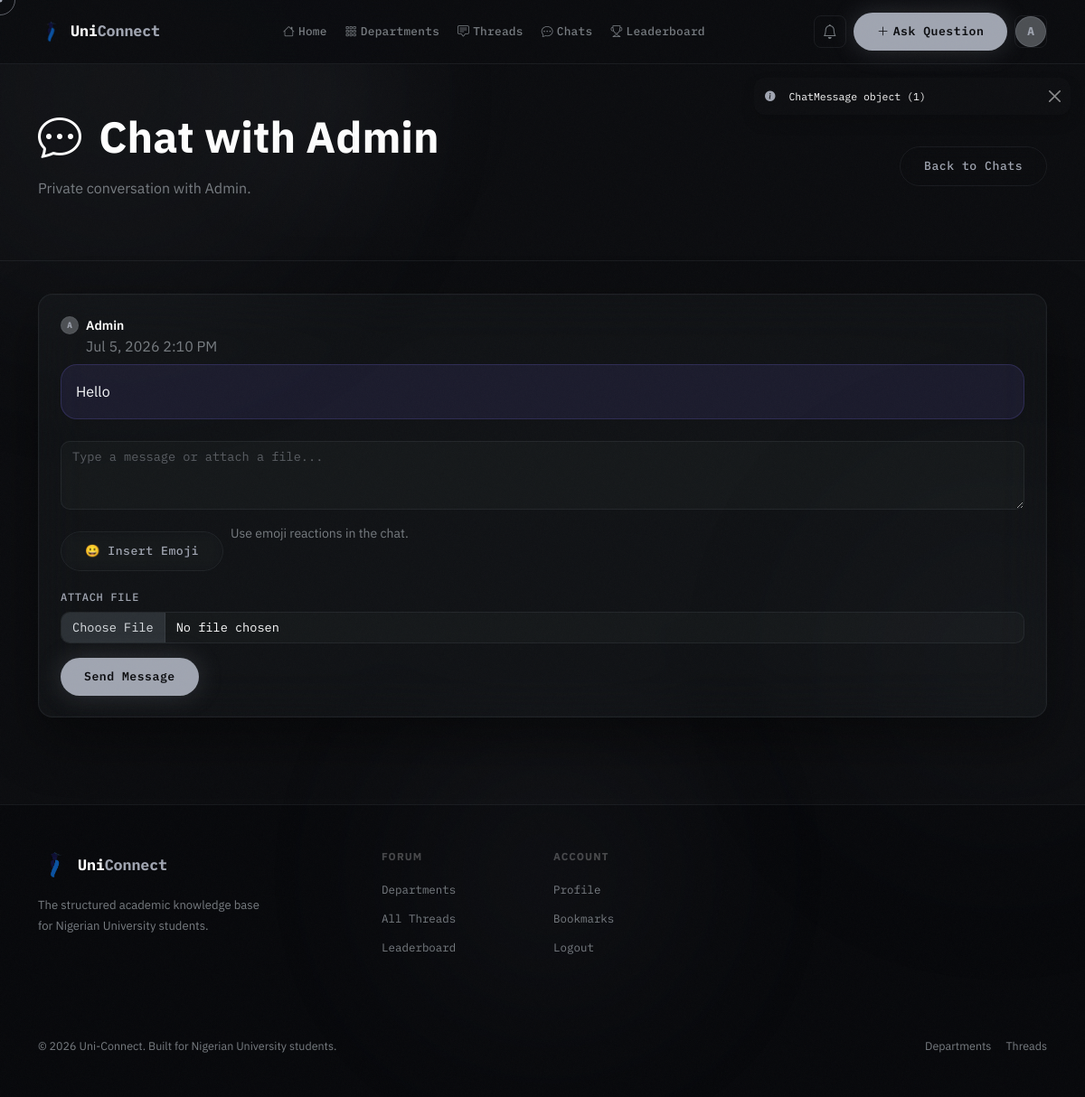
/chats/1/ (signed in), run on the app's committed database.
### accounts/models.py (models this page shows, shortened)
class User(AbstractUser):
    ROLE_CHOICES = [
        ('student', 'Student'),
        ('lecturer', 'Lecturer'),
        ('admin', 'Admin'),
    ]
    is_email_verified = models.BooleanField(default=False)
    role = models.CharField(max_length=20, choices=ROLE_CHOICES, default='student')
    school = models.ForeignKey(
        'forum.School', on_delete=models.SET_NULL, null=True, blank=True, related_name='members'
    )
    department = models.ForeignKey(
        'forum.Department', on_delete=models.SET_NULL, null=True, blank=True, related_name='members'
    )
    matric_number = models.CharField(max_length=20, blank=True)
    bio = models.TextField(blank=True)
    avatar = models.ImageField(upload_to='avatars/', blank=True, null=True)
    reputation = models.IntegerField(default=0)
    created_at = models.DateTimeField(auto_now_add=True)

### forum/models.py (models this page shows)
class ChatMessage(models.Model):
    room = models.ForeignKey(ChatRoom, on_delete=models.CASCADE, related_name='messages')
    sender = models.ForeignKey(settings.AUTH_USER_MODEL, on_delete=models.CASCADE, related_name='sent_messages')
    content = models.TextField(blank=True)
    attachment = models.FileField(upload_to='chat_attachments/', blank=True, null=True)
    created_at = models.DateTimeField(auto_now_add=True)
    class Meta:
        ordering = ['created_at']

### forum/views.py (the view)
# urls.py: path('chats/<int:room_pk>/', views.chat_room, name='chat_room'),
@login_required
def chat_room(request, room_pk):
    room = get_object_or_404(ChatRoom, pk=room_pk)
    if request.user not in room.participants.all():
        return redirect('forum:chat_list')
    if request.method == 'POST':
        form = ChatMessageForm(request.POST, request.FILES)
        if form.is_valid():
            ChatMessage.objects.create(
                room=room,
                sender=request.user,
                content=form.cleaned_data.get('content', '').strip(),
                attachment=form.cleaned_data.get('attachment'),
            )
            return redirect('forum:chat_room', room_pk=room.pk)
    else:
        form = ChatMessageForm()
    messages_qs = room.messages.select_related('sender')
    other_user = room.get_other_user(request.user)
    return render(request, 'forum/chat_room.html', {
        'room': room,
        'messages': messages_qs,
        'form': form,
        'other_user': other_user,
    })

### forum/forms.py
class ChatMessageForm(forms.Form):
    content = forms.CharField(required=False, widget=forms.Textarea(attrs={
        'class': 'form-control glass-input',
        'rows': 3,
        'placeholder': 'Type a message or attach a file...'
    }))
    attachment = forms.FileField(required=False, widget=forms.ClearableFileInput(attrs={'class': 'form-control glass-input'}))

### forum/context_processors.py (called while the page is built)
def unread_notifications(request):
    count = 0
    if request.user.is_authenticated:
        count = request.user.notifications.filter(is_read=False).count()
    return {'unread_notification_count': count}

### forum/models.py (called while the page is built)
    def get_other_user(self, user):
        return self.participants.exclude(pk=user.pk).first()

### templates/forum/chat_room.html (shortened to what this page needs)
{% extends 'base.html' %}
{% block content %}
<div class="page-header">
    <div class="container">
        <div class="d-flex align-items-center justify-content-between flex-wrap gap-3">
            <div>
                <h1 class="display-5 fw-bold text-white mb-3">
                    <i class="bi bi-chat-dots me-2"></i>
                    Chat with {{ other_user.get_full_name|default:other_user.username }}
                </h1>
                <p class="text-muted mb-4">
                    Private conversation with {{ other_user.username }}.
                </p>
            </div>
            <a href="{% url 'forum:chat_list' %}" class="btn btn-outline-glass">
                Back to Chats
            </a>
        </div>
    </div>
</div>
<div class="container pb-5">
    <div class="glass-panel p-4">
        <div class="chat-messages mb-4">
            {% if messages %}
                {% for message in messages %}
                    <div class="chat-message {% if message.sender == request.user %}chat-message-sent{% else %}chat-message-received{% endif %}">
                        <div class="d-flex align-items-start gap-2 mb-2">
                            <div class="avatar-xs">
                                {{ message.sender.username|first|upper }}
                            </div>
                            <div>
                                <div class="text-white fw-semibold small">
                                    {{ message.sender.get_full_name|default:message.sender.username }}
                                </div>
                                <div class="text-muted xsmall">
                                    {{ message.created_at|date:"M j, Y g:i A" }}
                                </div>
                            </div>
                        </div>
                        <div class="chat-bubble">
                            {% if message.content %}
                                {{ message.content|linebreaksbr }}
                            {% endif %}
                        </div>
                    </div>
                {% endfor %}
            {% endif %}
        </div>
        <form method="POST" enctype="multipart/form-data">
            <div class="mb-3">
                {{ form.content }}
            </div>
            <div class="d-flex flex-wrap gap-2 mb-3">
                <button
                    type="button"
                    class="btn btn-outline-glass btn-sm emoji-button"
                    data-target="id_content">
                    😀 Insert Emoji
                </button>
                <span class="text-muted small">
                    Use emoji reactions in the chat.
                </span>
            </div>
            <div class="mb-3">
                <label class="form-label">
                    Attach File
                </label>
                {{ form.attachment }}
            </div>
            <button class="btn btn-primary-glow">
                Send Message
            </button>
        </form>
    </div>
</div>
{% endblock %}

### templates/base.html (shortened to what this page needs)
<!doctype html>
<html lang="en" data-bs-theme="dark">
  <head>
    <link
      rel="stylesheet"
      href="https://cdn.jsdelivr.net/npm/bootstrap@5.3.3/dist/css/bootstrap.min.css"
    />
    <link
      rel="stylesheet"
      href="https://cdn.jsdelivr.net/npm/bootstrap-icons@1.11.3/font/bootstrap-icons.min.css"
    />
    {% load static %}
    <link rel="stylesheet" href="{% static 'css/main.css' %}" />
  </head>
  <body class="{% block body_class %}{% endblock %}">
    <div class="ambient-orb orb-1" aria-hidden="true"></div>
    <div class="ambient-orb orb-2" aria-hidden="true"></div>
    <nav class="navbar navbar-expand-lg glass-nav">
      <div class="container">
        <a
          class="navbar-brand d-flex align-items-center gap-2"
          href="{% url 'forum:home' %}"
        >
          <img
            src="{% static 'logo-removebg-preview.png' %}"
            alt="Uni-Connect logo"
            class="site-logo navbar-logo"
          />
          <span class="brand-name"
            >Uni<span class="text-accent">Connect</span></span
          >
        </a>
        <div class="collapse navbar-collapse" id="navMain">
          <ul class="navbar-nav mx-auto gap-1">
            <li class="nav-item">
              <a class="nav-link nav-pill" href="{% url 'forum:home' %}"
                ><i class="bi bi-house me-1"></i>Home</a
              >
            </li>
            <li class="nav-item">
              <a class="nav-link nav-pill" href="{% url 'forum:departments' %}"
                ><i class="bi bi-grid-3x3-gap me-1"></i>Departments</a
              >
            </li>
            <li class="nav-item">
              <a class="nav-link nav-pill" href="{% url 'forum:thread_list' %}"
                ><i class="bi bi-chat-square-text me-1"></i>Threads</a
              >
            </li>
            {% if user.is_authenticated %}
            <li class="nav-item">
              <a class="nav-link nav-pill" href="{% url 'forum:chat_list' %}"
                ><i class="bi bi-chat-dots me-1"></i>Chats</a
              >
            </li>
            {% endif %}
            <li class="nav-item">
              <a class="nav-link nav-pill" href="{% url 'forum:leaderboard' %}"
                ><i class="bi bi-trophy me-1"></i>Leaderboard</a
              >
            </li>
          </ul>
          <div class="d-flex align-items-center gap-2">
            {% if user.is_authenticated %}
            <a
              href="{% url 'forum:notifications' %}"
              class="btn btn-ghost-icon position-relative"
            >
              <i class="bi bi-bell"></i>
            </a>
            <a
              href="{% url 'forum:create_thread' %}"
              class="btn btn-primary-glow btn-sm"
            >
              <i class="bi bi-plus-lg me-1"></i>Ask Question
            </a>
            <div class="dropdown">
              <button
                class="btn btn-ghost-icon dropdown-toggle no-caret"
                data-bs-toggle="dropdown"
              >
                <div class="avatar-sm">
                  {% if user.avatar %}
                  <img src="{{ user.avatar.url }}" alt="{{ user.username }}" />
                  {% else %}
                  <span>{{ user.username|first|upper }}</span>
                  {% endif %}
                </div>
              </button>
            </div>
            {% endif %}
          </div>
        </div>
      </div>
    </nav>
    {% if messages %}
    <div
      class="position-fixed top-0 end-0 p-3"
      style="z-index: 9997; margin-top: 70px"
    >
      {% for message in messages %}
      <div
        class="toast show glass-toast align-items-center border-0 mb-2"
        role="alert"
      >
        <div class="d-flex">
          <div class="toast-body small">
            {% if message.tags == 'success' %}
            <i class="bi bi-check-circle-fill text-success me-2"></i>
            {% elif message.tags == 'error' %}
            <i class="bi bi-x-circle-fill text-danger me-2"></i>
            {% else %}
            <i class="bi bi-info-circle-fill text-accent me-2"></i>
            {% endif %} {{ message }}
          </div>
          <button
            type="button"
            class="btn-close btn-close-white me-2 m-auto opacity-50"
            data-bs-dismiss="toast"
          ></button>
        </div>
      </div>
      {% endfor %}
    </div>
    {% endif %}
    <main>{% block content %}{% endblock %}</main>
    <footer class="footer-glass py-5 mt-5">
      <div class="container">
        <div class="row g-4">
          <div class="col-lg-4">
            <div class="d-flex align-items-center gap-2 mb-3">
              <img
                src="{% static 'logo-removebg-preview.png' %}"
                alt="Uni-Connect logo"
                class="site-logo"
              />
              <span class="brand-name"
                >Uni<span class="text-accent">Connect</span></span
              >
            </div>
            <p
              style="
                color: var(--muted);
                font-size: 0.82rem;
                line-height: 1.7;
                max-width: 260px;
              "
            >
              The structured academic knowledge base for Nigerian University students.
            </p>
          </div>
          <div class="col-6 col-lg-2">
            <p
              style="
                color: rgba(255, 255, 255, 0.25);
                font-size: 0.72rem;
                font-weight: 700;
                letter-spacing: 0.1em;
                text-transform: uppercase;
                margin-bottom: 14px;
              "
            >
              Forum
            </p>
            <ul class="list-unstyled footer-links">
              <li><a href="{% url 'forum:departments' %}">Departments</a></li>
              <li><a href="{% url 'forum:thread_list' %}">All Threads</a></li>
              <li><a href="{% url 'forum:leaderboard' %}">Leaderboard</a></li>
            </ul>
          </div>
          <div class="col-6 col-lg-2">
            <p
              style="
                color: rgba(255, 255, 255, 0.25);
                font-size: 0.72rem;
                font-weight: 700;
                letter-spacing: 0.1em;
                text-transform: uppercase;
                margin-bottom: 14px;
              "
            >
              Account
            </p>
            <ul class="list-unstyled footer-links">
              {% if user.is_authenticated %}
              <li><a href="{% url 'accounts:profile' %}">Profile</a></li>
              <li><a href="{% url 'forum:bookmarks' %}">Bookmarks</a></li>
              <li><a href="{% url 'accounts:logout' %}">Logout</a></li>
              {% else %}
              <li><a href="{% url 'accounts:login' %}">Login</a></li>
              <li><a href="{% url 'accounts:register' %}">Register</a></li>
              {% endif %}
            </ul>
          </div>
        </div>
        <div
          class="d-flex justify-content-between align-items-center flex-wrap gap-3"
        >
          <p style="color: var(--muted); font-size: 0.78rem; margin: 0">
            © 2026 Uni-Connect. Built for Nigerian University students.
          </p>
          <div class="d-flex gap-3">
            <a
              href="{% url 'forum:departments' %}"
              style="
                color: var(--muted);
                font-size: 0.78rem;
                text-decoration: none;
              "
              onmouseenter="this.style.color = 'var(--accent)'"
              onmouseleave="this.style.color = 'var(--muted)'"
              >Departments</a
            >
            <a
              href="{% url 'forum:thread_list' %}"
              style="
                color: var(--muted);
                font-size: 0.78rem;
                text-decoration: none;
              "
              onmouseenter="this.style.color = 'var(--accent)'"
              onmouseleave="this.style.color = 'var(--muted)'"
              >Threads</a
            >
          </div>
        </div>
      </div>
    </footer>
    {% load static %}
  </body>
</html>

### data on the page
User: username|first "A"
ChatMessage: id "ChatMessage object (1)", sender.username|first "A", sender.get_full_name "Admin", created_at "Jul 5, 2026 2:10 PM", content "Hello"
User: get_full_name "Admin", username "Admin"
